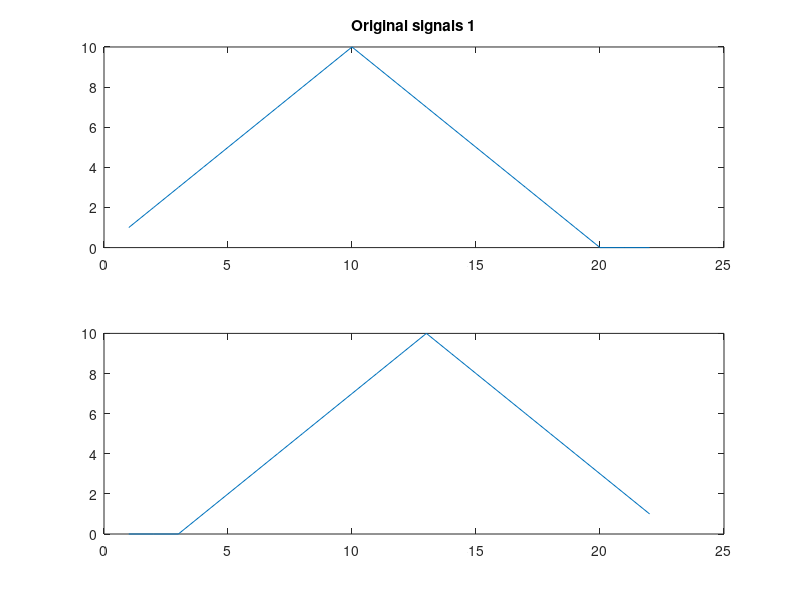

This figure's MATLAB source: (Note: this script raises an error after producing the figure.)
% my gcc-test
%% with a gaussian

s1 = [1:10 9:-1:1 0 0 0];
s2 = [ 0 0 0 1:10 9:-1:1];
tt = 1:length(s1);

figure(1); subplot(2,1,1);
plot(tt,s1); subplot(2,1,2); plot(tt,s2);
subplot(2,1,1); title('Original signals 1')


%% Correlation:
wf1 = @(x) 1; %weighting function for gcc
wf2 = @(x) 1./(abs(x)+(abs(x)<5e-3)); %weighting function for gcc-phat

sw = 8;

scores1 = my_simple_gcc(s1,s2,wf1,sw);
scores2 = my_simple_gcc(s1,s2,wf2,sw);

tt2 = -floor(length(scores1)/2):floor(length(scores1)/2);

figure(2); subplot(2,1,1); plot(tt2,scores1); 
subplot(2,1,2); plot(tt2,scores2);
subplot(2,1,1); title('GCC and GCC-PHAT 1')

